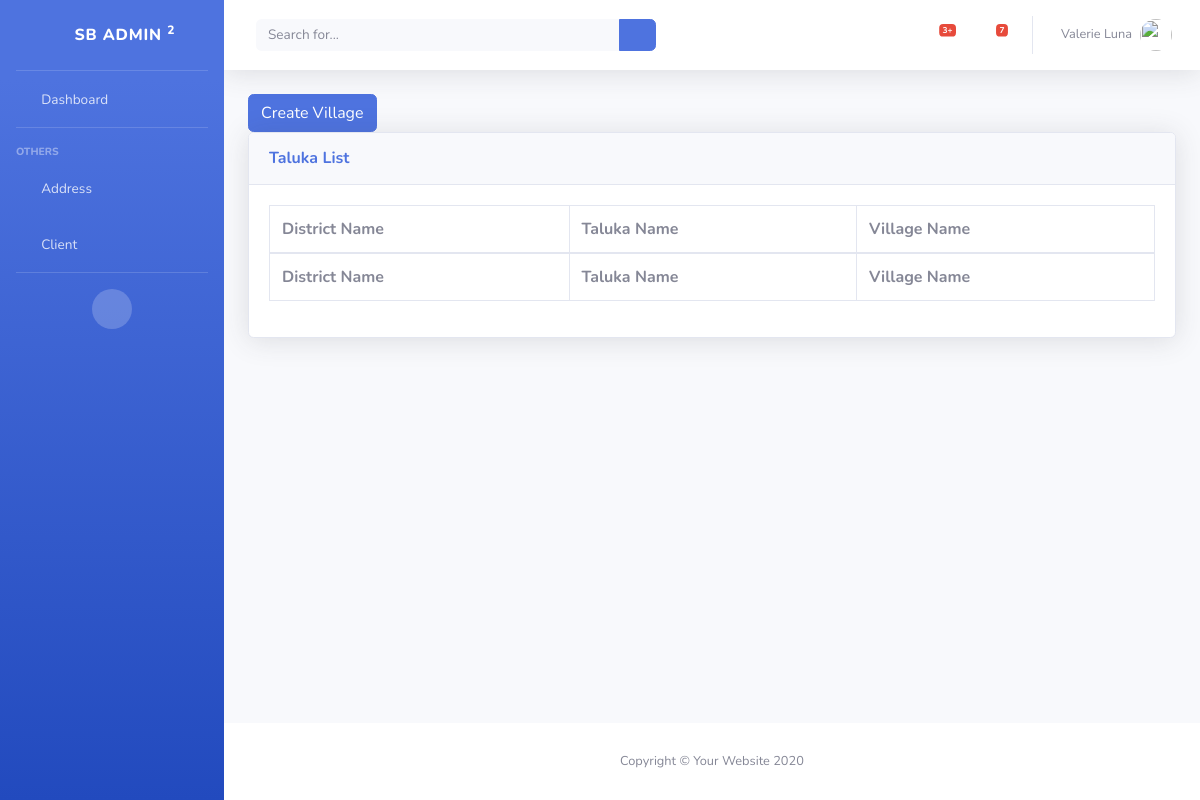
The page /loan/list-village on the database as committed earlier.
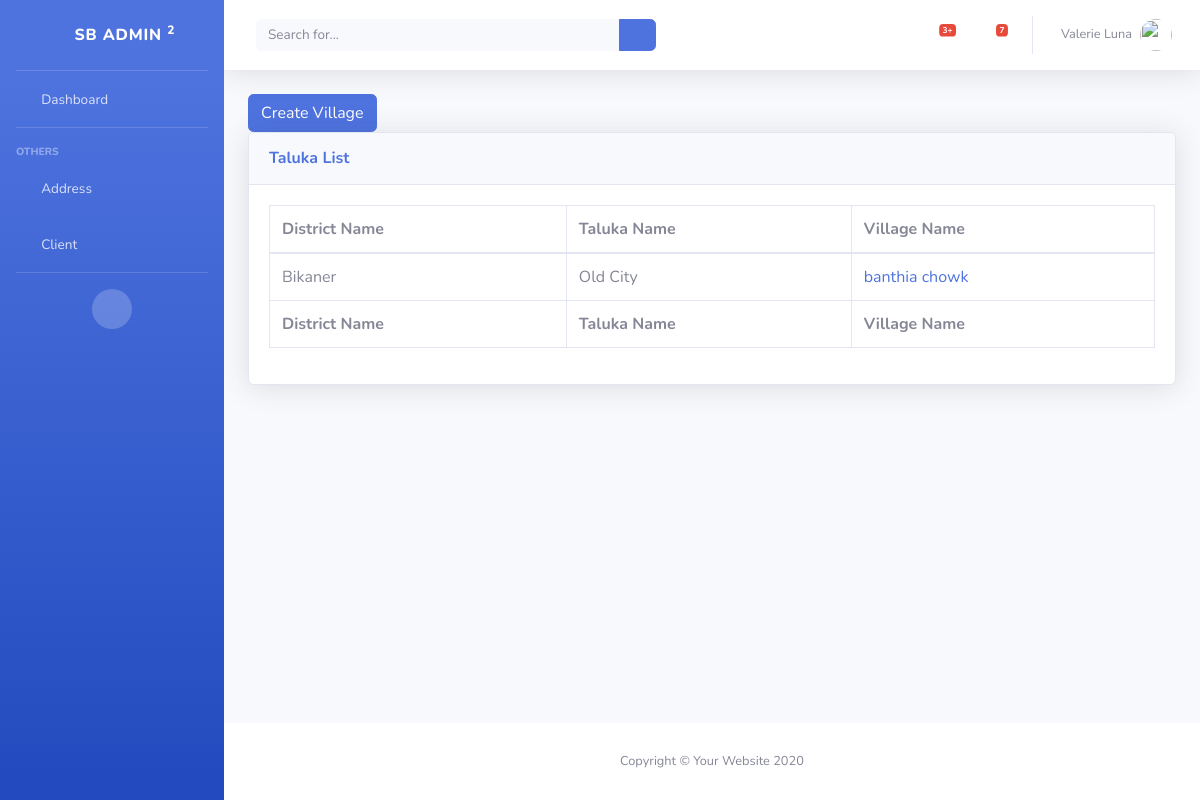
The same page on the database as committed later.
### loan/models.py (models this page shows, shortened)
class Village(models.Model):
    taluka_id = models.ForeignKey(Taluka, on_delete=models.CASCADE)
    name = models.CharField(max_length=255)

class Taluka(models.Model):
    district_id = models.ForeignKey(District, on_delete=models.CASCADE)
    name = models.CharField(max_length=255)

class District(models.Model):
    name = models.CharField(max_length=255)
    class Meta:
        ordering = ['name']

### loan/views/address.py (the view)
class VillageListView(ListView):
    model = models.Village

### loan/templates/loan/village_list.html
{% extends "base_template.html" %}
{% block content %}
    <a href="{% url 'loan:create-village' %}" class="btn btn-primary">Create Village</a>
    <div class="card shadow mb-4">
        <div class="card-header py-3">
            <h6 class="m-0 font-weight-bold text-primary">Taluka List</h6>
        </div>
        <div class="card-body">
            <div class="table-responsive">
                <table class="table table-bordered" id="dataTable">
                    <thead>
                    <tr>
                        <th>District Name</th>
                        <th>Taluka Name</th>
                        <th>Village Name</th>
                    </tr>
                    </thead>
                    <tfoot>
                    <tr>
                        <th>District Name</th>
                        <th>Taluka Name</th>
                        <th>Village Name</th>
                    </tr>
                    </tfoot>
                    <tbody>
                    {% for village in village_list %}
                        <tr>
                            <td>{{ village.taluka_id.district_id.name }}</td>
                            <td> {{ village.taluka_id.name }}</td>
                            <td>
                                <a href="{% url 'loan:update-village' pk=village.id %}"> {{ village.name }}</a>
                            </td>
                        </tr>
                    {% endfor %}
                    </tbody>
                </table>
            </div>
        </div>
    </div>
{% endblock %}

Rows that differ between the two databases and show on the page:
added Village: taluka_id.district_id.name "Bikaner", taluka_id.name "Old City", name "banthia chowk"
